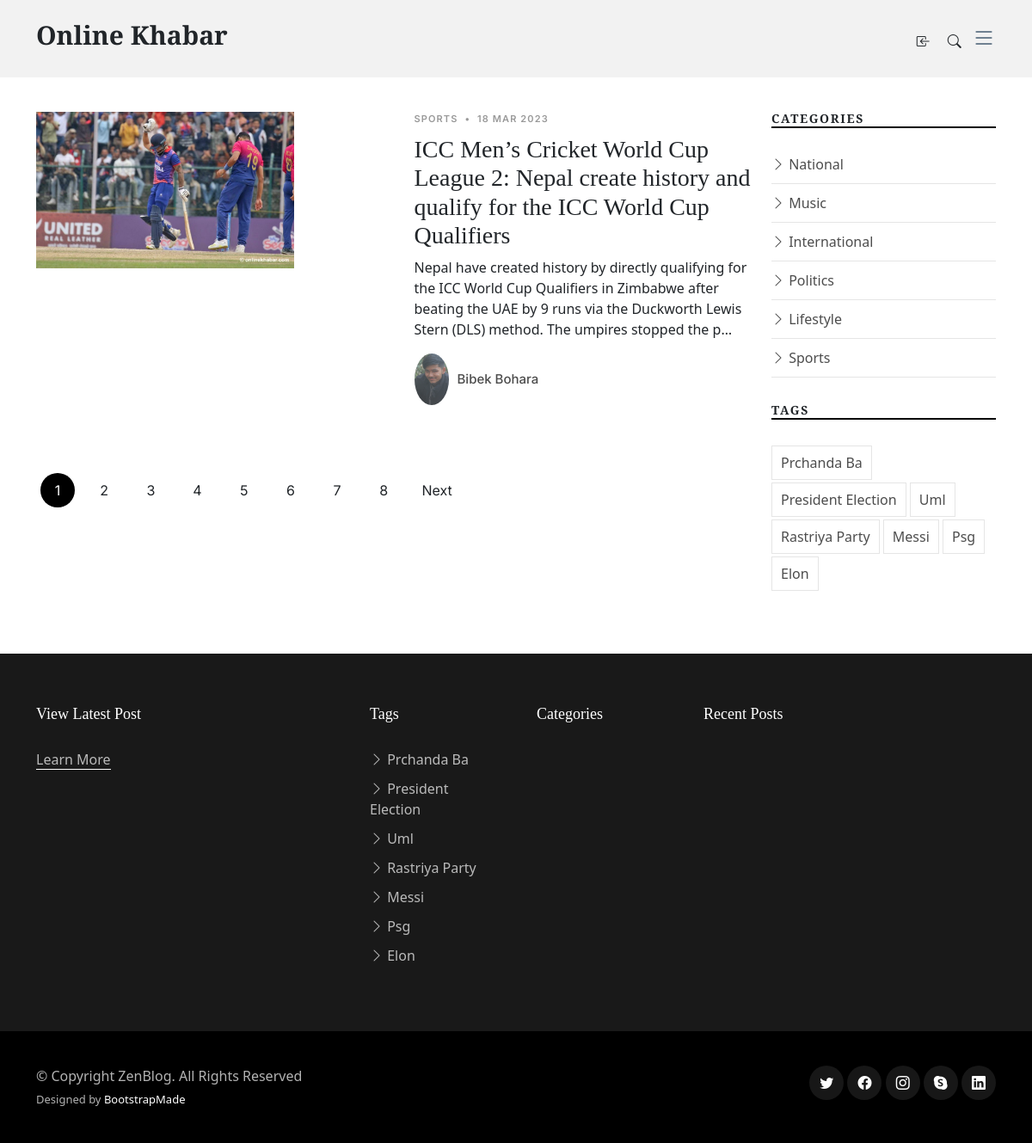
The app's page /post-catgtegory, older data.
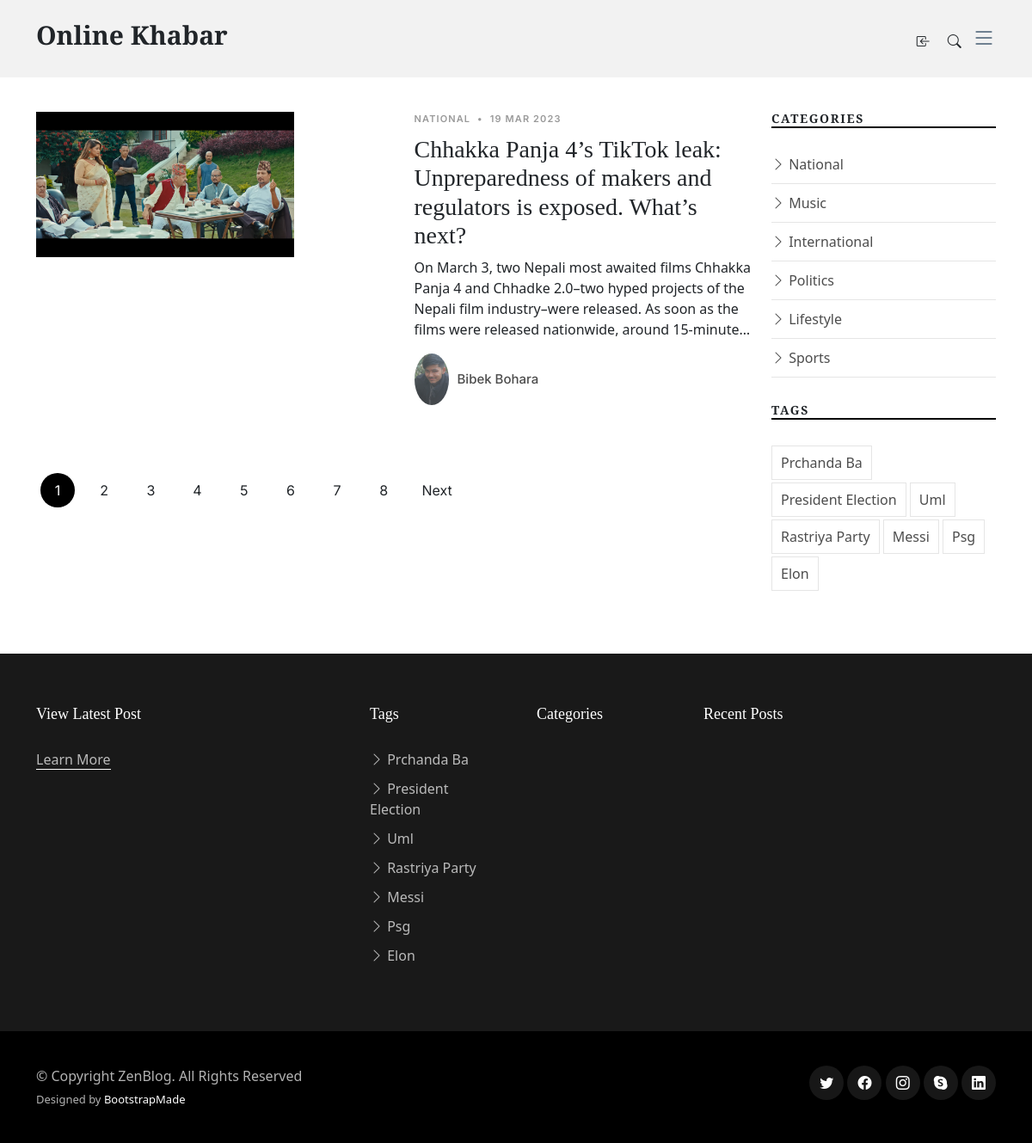
The same page, newer data.
### newspaper_blog/models.py (models this page shows, shortened)
class TimeStampModel(models.Model):
    created_at =models.DateTimeField(auto_now_add=True)
    updated_at=models.DateTimeField(auto_now=True)
    class  Meta:
        abstract = True

class Post(TimeStampModel):
    STATUS_CHOICES =[
        ("active", "Active"),
        ("in_active","Inactive"),
    ]
    title =models.CharField(max_length=250)
    content = models.TextField()
    featured_image = models.ImageField(upload_to="post_images/%Y/%m/%d", blank=False)
    author = models.ForeignKey("auth.User", on_delete=models.CASCADE)
    published_at = models.DateTimeField(null=True, blank=True)
    status = models.CharField(max_length=20, choices=STATUS_CHOICES, default=0)
    category = models.ForeignKey(Category, on_delete=models.CASCADE)
    tag = models.ManyToManyField(Tag)
    views_count=models.PositiveBigIntegerField(default=0)

class Category(TimeStampModel):
    name = models.CharField(max_length=20)

class Tag(TimeStampModel):
    name = models.CharField(max_length=20)

### newspaper_blog/views.py (the view)
class PostCategoryView(ListView):
    model = Post
    template_name = "zennews/category_post.html"
    context_object_name ="posts"
    queryset = Post.objects.filter(status="active", published_at__isnull=False).order_by("-published_at")[:8]
    paginate_by = 1
    def get_context_data(self,*args,**kwargs):
        context = super().get_context_data(*args, **kwargs)
        context["trending_posts"]=(
            Post.objects.filter(status="active", published_at__isnull=False)
            .order_by("-views_count")[:5]
        )
        context["latest_posts"]=Post.objects.filter(status="active", published_at__isnull=False).order_by("-published_at")[:5]
        context["popular_posts"]=Post.objects.filter(status="active", published_at__isnull=False).order_by("-tag")[:5]
        context["category_posts"]=Post.objects.filter(status="active", published_at__isnull=False).order_by("-published_at")
        return context

### newspaper_blog/navigation.py (called while the page is built)
def navigation(request):
    categories = Category.objects.all()
    tags = Tag.objects.all()[:7]
    top_categories = (
        Post.objects.values("category__pk", "category__name")
        .annotate(
            pk=F("category__pk"), name=F("category__name"),max_views=Sum("views_count")
        )
        .order_by("-max_views")
        .values("pk","name","max_views")
    )
    return{
        "categories":categories,
        "tags":tags,
        "top_categories":top_categories,
    }

### templates/zennews/category_post.html
{% extends 'zennews/base.html' %}
{% block content  %}
{% load static %}
<main id="main">
    <section>
      <div class="container">
        <div class="row">
          <div class="col-md-9" data-aos="fade-up">
            {% for post in posts %}
            <div class="d-md-flex post-entry-2 half">
                <a href="{% url 'post-detail' post.pk %}" class="me-4 thumbnail">
                    <img src="{{post.featured_image.url}}" alt="{{post.title}}" class="img-fluid" width="300px">
                </a>
              <div>
                <div class="post-meta"><span class="date">{{post.category.name}}</span> <span class="mx-1">&bullet;</span> <span>{{post.published_at|date:"j M Y "}}</span></div>
                <h3><a href="{% url 'post-detail' post.pk %}">{{ post.title}}</a></h3>
                <p>{{post.content|truncatechars:200}}</p>
                <div class="d-flex align-items-center author">
                  <div class="photo"><img src="{% static 'assets/img/photos.jpg'%}" alt="" class="img-fluid"></div>
                  <div class="name">
                      <h3 class="m-0 p-0">{{post.author.get_full_name}} </h3>
                    </div>
                </div>
            </div>
        </div>
        {% endfor %}
{% include "zennews/pagination.html" %}
    </div>
          <div class="col-md-3">
            {% include "zennews/detail/left/category.html" %}
            {% include "zennews/detail/left/tag.html" %}
          </div>
        </div>
      </div>
    </section>
  </main>
{% endblock content  %}

### templates/zennews/base.html (shortened to what this page needs)
{% load static %}
<!DOCTYPE html>
<html lang="en">
<head>
  <link href="{% static 'assets/vendor/bootstrap/css/bootstrap.min.css' %}" rel="stylesheet">
<link href="{% static 'assets/vendor/bootstrap-icons/bootstrap-icons.css' %}" rel="stylesheet">
  <link href="{% static 'assets/vendor/swiper/swiper-bundle.min.css' %}" rel="stylesheet">
  <link href="{% static 'assets/vendor/glightbox/css/glightbox.min.css' %}" rel="stylesheet">
  <link href="{% static 'assets/vendor/aos/aos.css' %}" rel="stylesheet">
  <link href="{% static 'assets/css/variables.css' %}" rel="stylesheet">
  <link href="{% static 'assets/css/main.css' %}" rel="stylesheet">
</head>
<body>
 {% include "zennews/header/header.html" %}
{% block content %}
{% endblock content %}
{% include "zennews/footer/footer.html" %}
</body>
</html>

### templates/zennews/header/header.html (shortened to what this page needs)
 <header id="header" class="header d-flex align-items-center fixed-top">
    <div class="container-fluid container-xl d-flex align-items-center justify-content-between">
      <a href="/" class="logo d-flex align-items-center">
        <h1>Online Khabar</h1>
      </a>
      <div class="position-relative">
    {% if user.is_authenticated %}
        <a href="{% url 'post-create' %}" class="mx-2"><span class="bi-plus"></span></a>
        <a href="{% url 'logout' %}" class="mx-2"><span class="bi-box-arrow-in-right"></span></a>
    {% else %}
    <a href="{% url 'login' %}" class="mx-2"><span class="bi-box-arrow-in-left"></span></a>
    {% endif %}
        <a href="#" class="mx-2 js-search-open"><span class="bi-search"></span></a>
        <i class="bi bi-list mobile-nav-toggle"></i>
      </div>
    </div>
  </header>

### templates/zennews/pagination.html (shortened to what this page needs)
<div class="text-start py-4">
    <div class="custom-pagination">
        {% for i  in paginator.page_range %}
        <a href="?page={{i}}" class="{% if i == page_obj.number%}active{% endif %}">{{i}}</a>
        {% endfor %}
        {% if page_obj.has_next %}
        <a href="?page={{i}}" class="next">Next</a>
        {% endif %}
    </div>
</div>

### templates/zennews/detail/left/category.html
<div class="aside-block">
    <h3 class="aside-title">Categories</h3>
    <ul class="aside-links list-unstyled">
      {% for category in categories %}
      <li><a href="{% url 'post-by-category' category.pk %}"><i class="bi bi-chevron-right"></i> {{category.name|title}}</a></li>
      {% endfor %}
    </ul>
  </div>

### templates/zennews/detail/left/tag.html
<div class="aside-block">
    <h3 class="aside-title">Tags</h3>
    <ul class="aside-tags list-unstyled">
      {% for tag  in tags %}
      <li><a href="{% url 'post-by-tag' tag.pk %}">{{tag.name|title}}</a></li>
      {% endfor %}
    </ul>
  </div>

### templates/zennews/footer/footer.html (shortened to what this page needs)
  <footer id="footer" class="footer">
    <div class="footer-content">
      <div class="container">
        <div class="row g-5">
          <div class="col-lg-4">
            <h3 class="footer-heading">View Latest Post</h3>
            <p><a href="{% url 'about' %}" class="footer-link-more">Learn More</a></p>
          </div>
          <div class="col-6 col-lg-2">
            <h3 class="footer-heading">Tags</h3>
            <ul class="footer-links list-unstyled">
              {% for tag  in tags %}
              <li><a href="category.html"><i class="bi bi-chevron-right"></i> {{tag.name|title}}</a></li>
              {% endfor %}
            </ul>
          </div>
          <div class="col-6 col-lg-2">
            <h3 class="footer-heading">Categories</h3>
          </div>
          <div class="col-lg-4">
            <h3 class="footer-heading">Recent Posts</h3>
          </div>
        </div>
      </div>
    </div>
    <div class="footer-legal">
      <div class="container">
        <div class="row justify-content-between">
          <div class="col-md-6 text-center text-md-start mb-3 mb-md-0">
            <div class="copyright">
              © Copyright <strong><span>ZenBlog</span></strong>. All Rights Reserved
            </div>
            <div class="credits">
              Designed by <a href="https://bootstrapmade.com/">BootstrapMade</a>
            </div>
          </div>
          <div class="col-md-6">
            <div class="social-links mb-3 mb-lg-0 text-center text-md-end">
              <a href="#" class="twitter"><i class="bi bi-twitter"></i></a>
              <a href="#" class="facebook"><i class="bi bi-facebook"></i></a>
              <a href="#" class="instagram"><i class="bi bi-instagram"></i></a>
              <a href="#" class="google-plus"><i class="bi bi-skype"></i></a>
              <a href="#" class="linkedin"><i class="bi bi-linkedin"></i></a>
            </div>
          </div>
        </div>
      </div>
    </div>
  </footer>

### static/assets/css/variables.css (style rules this page uses)
:root { --font-default: 'EB Garamond', system-ui, -apple-system, "Segoe UI", Roboto, "Helvetica Neue", Arial, "Noto Sans", "Liberation Sans", sans-serif, "Apple Color Emoji", "Segoe UI Emoji", "Segoe UI Symbol", "Noto Color Emoji"; --font-primary: 'EB Garamond', serif; --font-secondary: 'Inter', sans-serif; --color-default: #212529; --color-default-rgb: 33, 37, 41; --color-links: #212529; --color-links-hover: #15171a; --color-primary: #212529; --color-primary-light: #26282c; --color-primary-dark: #0b0c0e; --color-primary-rgb: 33, 37, 41; --color-primary-light-rgb: 38, 40, 44; --color-primary-dark-rgb: 11, 12, 14; --color-secondary: #596d80; --color-secondary-light: #8498aa; --color-secondary-dark: #404f5c; --color-secondary-rgb: 89, 109, 128; --color-secondary-light-rgb: 132, 152, 170; --color-secondary-dark-rgb: 64, 79, 92; --color-blue: #0d6efd; --color-blue-rgb: 13, 110, 253; --color-indigo: #6610f2; --color-indigo-rgb: 102, 16, 242; --color-purple: #6f42c1; --color-purple-rgb: 111, 66, 193; --color-pink: #f3268c; --color-pink-rgb: 243, 38, 140; --color-red: #df1529; --color-red-rgb: 223, 21, 4; --color-orange: #fd7e14; --color-orange-rgb: 253, 126, 20; --color-yellow: #ffc107; --color-yellow-rgb: 255, 193, 7; --color-green: #059652; --color-green-rgb: 5, 150, 82; --color-teal: #20c997; --color-teal-rgb: 32, 201, 151; --color-cyan: #0dcaf0; --color-cyan-rgb: 13, 202, 240; --color-white: #ffffff; --color-white-rgb: 255, 255, 255; --color-gray: #6c757d; --color-gray-rgb: 108, 117, 125; --color-black: #000000; --color-black-rgb: 0, 0, 0; }
:root { --bs-blue: var(--color-blue); --bs-indigo: var(--color-indigo); --bs-purple: var(--color-purple); --bs-pink: var(--color-pink); --bs-red: var(--color-red); --bs-orange: var(--color-orange); --bs-yellow: var(--color-yellow); --bs-green: var(--color-green); --bs-teal: var(--color-teal); --bs-cyan: var(--color-cyan); --bs-white: var(--color-white); --bs-gray: var(--color-gray); --bs-gray-dark: #343a40; --bs-gray-100: #f8f9fa; --bs-gray-200: #e9ecef; --bs-gray-300: #dee2e6; --bs-gray-400: #ced4da; --bs-gray-500: #adb5bd; --bs-gray-600: #6c757d; --bs-gray-700: #495057; --bs-gray-800: #343a40; --bs-gray-900: #212529; --bs-primary: var(--color-blue); --bs-secondary: var(--color-blue); --bs-success: #198754; --bs-info: #0dcaf0; --bs-warning: #ffc107; --bs-danger: #dc3545; --bs-light: #f8f9fa; --bs-dark: #212529; --bs-primary-rgb: var(--color-primary-rgb); --bs-secondary-rgb: var(--color-secondary-rgb); --bs-success-rgb: 25, 135, 84; --bs-info-rgb: 13, 202, 240; --bs-warning-rgb: 255, 193, 7; --bs-danger-rgb: 220, 53, 69; --bs-light-rgb: 248, 249, 250; --bs-dark-rgb: 33, 37, 41; --bs-white-rgb: var(--color-white-rgb); --bs-black-rgb: var(--color-black-rgb); --bs-body-color-rgb: var(--color-default-rgb); --bs-body-bg-rgb: 255, 255, 255; --bs-font-sans-serif: var(--font-default); --bs-font-monospace: SFMono-Regular, Menlo, Monaco, Consolas, "Liberation Mono", "Courier New", monospace; --bs-gradient: linear-gradient(180deg, rgba(255, 255, 255, 0.15), rgba(255, 255, 255, 0)); --bs-body-font-family: var(--font-default); --bs-body-font-size: 1rem; --bs-body-font-weight: 400; --bs-body-line-height: 1.5; --bs-body-color: var(--color-default); --bs-body-bg: #fff; }

Row changes from the older to the newer data that the page shows:
no longer on this page (row unchanged): Post: featured_image (picture), category.name "SPORTS", published_at "18 MAR 2023", title "ICC Men’s Cricket World Cup League 2: Nepal create history and qualify for the ICC World Cup Qualifiers", content "Nepal have created history by directly qualifying for the ICC World Cup Qualifiers in Zimbabwe after beating the UAE by 9 runs via the Duckworth Lewis Stern (DLS) method. The umpires stopped the p…", author.get_full_name "Bibek Bohara"
added Post: featured_image (picture), category.name "NATIONAL", published_at "19 MAR 2023", title "Chhakka Panja 4’s TikTok leak: Unpreparedness of makers and regulators is exposed. What’s next?", content "On March 3, two Nepali most awaited films Chhakka Panja 4 and Chhadke 2.0–two hyped projects of the Nepali film industry–were released. As soon as the films were released nationwide, around 15-minute…", author.get_full_name "Bibek Bohara"
